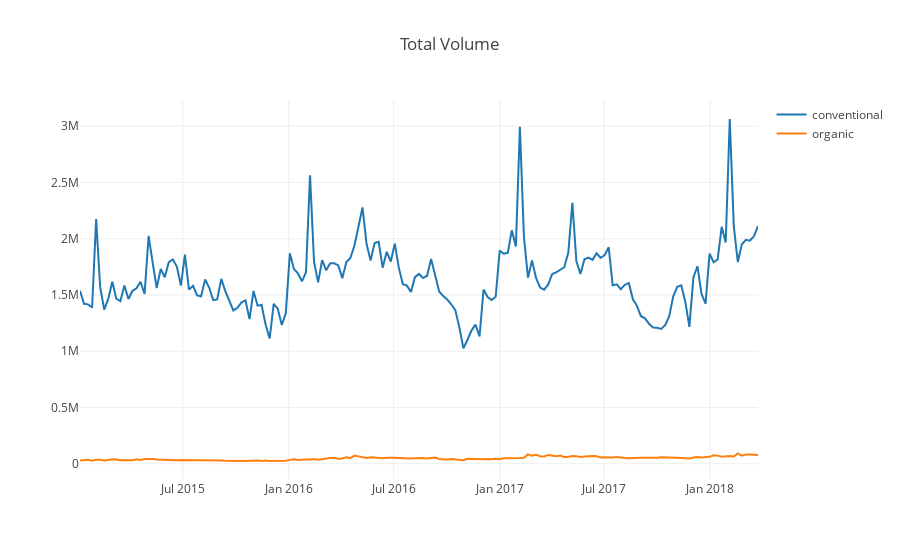

Source (notebook cell):
### Code cell
#--Total Volume of avocados sold over time--
time_series('Total Volume')

### Figure 1 — Plotly figure (JSON) as saved in the notebook; plotly's stock layout.template omitted (floating-point values rounded to 4 significant figures; data arrays with more than 128 entries replaced by an {"elided": "..."} marker saying what was removed)
{"data": [{"name": "conventional", "type": "scatter", "uid": "734dd6f9-8ae5-470b-b56f-61e0c428b48c", "x": {"elided": "169 str values"}, "y": {"elided": "169 float values"}}, {"name": "organic", "type": "scatter", "uid": "bafcad78-34f3-4894-98b0-bff61c70cf1f", "x": {"elided": "169 str values"}, "y": {"elided": "169 float values"}}], "layout": {"title": "Total Volume", "xaxis": {"zeroline": false}, "yaxis": {"zeroline": false}}}
